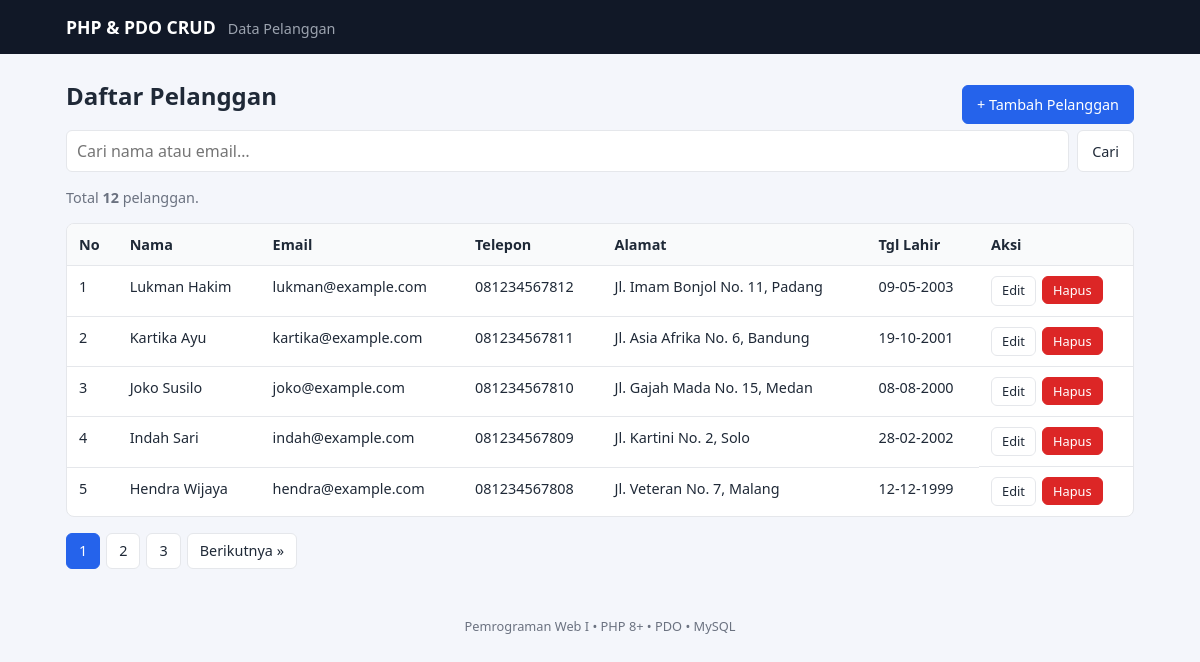
The page / on the database its author committed.
### tables this page shows
CREATE TABLE pelanggan (
  id            INT AUTO_INCREMENT PRIMARY KEY,
  nama          VARCHAR(100) NOT NULL,
  email         VARCHAR(150) NOT NULL UNIQUE,
  telepon       VARCHAR(20),
  alamat        VARCHAR(255),            
  tanggal_lahir DATE,                    
  created_at    TIMESTAMP DEFAULT CURRENT_TIMESTAMP
);

### includes/functions.php (called while the page is built, shortened)
<?php
function e(?string $value): string
{
    return htmlspecialchars($value ?? '', ENT_QUOTES, 'UTF-8');
}

### public/index.php (the view, shortened to what this page needs)
<?php
require __DIR__ . '/../config/database.php';
require __DIR__ . '/../includes/functions.php';
$perPage = 5;
$q       = trim((string) ($_GET['q'] ?? ''));
$page    = max(1, (int) ($_GET['page'] ?? 1));
$where  = '';
$params = [];
$stmt = $pdo->prepare("SELECT COUNT(*) FROM pelanggan $where");
$stmt->execute($params);
$total      = (int) $stmt->fetchColumn();
$totalPages = max(1, (int) ceil($total / $perPage));
$page       = min($page, $totalPages);
$offset     = ($page - 1) * $perPage;
$stmt = $pdo->prepare(
    "SELECT id, nama, email, telepon, alamat, tanggal_lahir
     FROM pelanggan $where
     ORDER BY id DESC
     LIMIT :limit OFFSET :offset"
);
$stmt->bindValue('limit', $perPage, PDO::PARAM_INT);
$stmt->bindValue('offset', $offset, PDO::PARAM_INT);
$stmt->execute();
$pelanggan = $stmt->fetchAll();
function page_url(int $p, string $q): string
{
    return 'index.php?' . http_build_query(array_filter(['q' => $q, 'page' => $p]));
}
require __DIR__ . '/../includes/header.php';
?>
<div class="page-head">
    <h1>Daftar Pelanggan</h1>
    <a href="create.php" class="btn btn-primary">+ Tambah Pelanggan</a>
</div>
<form method="GET" action="index.php" class="search">
    <input type="search" name="q" value="<?= e($q) ?>" placeholder="Cari nama atau email…">
    <button type="submit" class="btn">Cari</button>
</form>
<p class="meta">
    <?php if ($q !== ''): ?>
        Ditemukan <strong><?= $total ?></strong> data untuk “<?= e($q) ?>”.
    <?php else: ?>
        Total <strong><?= $total ?></strong> pelanggan.
    <?php endif; ?>
</p>
<?php if (!$pelanggan): ?>
    <div class="empty">Belum ada data<?= $q !== '' ? ' yang cocok dengan pencarian' : '' ?>.</div>
<?php else: ?>
<div class="table-wrap">
<table>
    <thead>
    <tr>
        <th>No</th>
        <th>Nama</th>
        <th>Email</th>
        <th>Telepon</th>
        <th>Alamat</th>
        <th>Tgl Lahir</th>
        <th>Aksi</th>
    </tr>
    </thead>
    <tbody>
    <?php foreach ($pelanggan as $i => $p): ?>
        <tr>
            <td><?= $offset + $i + 1 ?></td>
            <td><?= e($p['nama']) ?></td>
            <td><?= e($p['email']) ?></td>
            <td><?= e($p['telepon'] ?? '-') ?></td>
            <td><?= e($p['alamat'] ?? '-') ?></td>
            <td><?= $p['tanggal_lahir'] ? e(date('d-m-Y', strtotime($p['tanggal_lahir']))) : '-' ?></td>
            <td class="actions">
                <a href="edit.php?id=<?= (int) $p['id'] ?>" class="btn btn-small">Edit</a>
                <form method="POST" action="delete.php"
                      onsubmit="return confirm('Hapus pelanggan <?= e(addslashes($p['nama'])) ?>?');">
                    <button type="submit" class="btn btn-small btn-danger">Hapus</button>
                </form>
            </td>
        </tr>
    <?php endforeach; ?>
    </tbody>
</table>
</div>
<?php if ($totalPages > 1): ?>
<nav class="pagination">
    <?php for ($p = 1; $p <= $totalPages; $p++): ?>
        <?php if ($p === $page): ?>
            <span class="current"><?= $p ?></span>
        <?php else: ?>
            <a href="<?= e(page_url($p, $q)) ?>"><?= $p ?></a>
        <?php endif; ?>
    <?php endfor; ?>
    <?php if ($page < $totalPages): ?>
        <a href="<?= e(page_url($page + 1, $q)) ?>">Berikutnya &raquo;</a>
    <?php endif; ?>
</nav>
<?php endif; ?>
<?php endif; ?>
<?php require __DIR__ . '/../includes/footer.php'; ?>

### includes/header.php (shortened to what this page needs)
<!DOCTYPE html>
<html lang="id">
<head>
    <link rel="stylesheet" href="style.css">
</head>
<body>
<header class="topbar">
    <div class="container">
        <a href="index.php" class="brand">PHP &amp; PDO CRUD</a>
        <span class="subtitle">Data Pelanggan</span>
    </div>
</header>
<main class="container">

### includes/footer.php
</main>
<footer class="container footer">Pemrograman Web I &bull; PHP 8+ &bull; PDO &bull; MySQL</footer>
</body>
</html>

### public/style.css (style rules this page uses)
:root { --bg: #f4f6fb; --card: #ffffff; --text: #1f2937; --muted: #6b7280; --border: #e5e7eb; --primary: #2563eb; --primary-dark: #1d4ed8; --danger: #dc2626; --success-bg: #ecfdf5; --success-text: #065f46; --error-bg: #fef2f2; --error-text: #991b1b; }
* { box-sizing: border-box; }
body { margin: 0; font-family: system-ui, -apple-system, "Segoe UI", Roboto, sans-serif; background: var(--bg); color: var(--text); line-height: 1.5; }
.container { max-width: 1100px; margin: 0 auto; padding: 0 16px; }
.topbar { background: #111827; color: #fff; padding: 14px 0; margin-bottom: 24px; }
.topbar .container { display: flex; align-items: baseline; gap: 12px; }
.brand { color: #fff; font-weight: 700; text-decoration: none; font-size: 1.1rem; }
.subtitle { color: #9ca3af; font-size: .9rem; }
.page-head { display: flex; justify-content: space-between; align-items: center; gap: 12px; flex-wrap: wrap; }
h1 { font-size: 1.5rem; margin: 0 0 16px; }
.btn { display: inline-block; padding: 8px 14px; border: 1px solid var(--border); border-radius: 6px; background: #fff; color: var(--text); text-decoration: none; font-size: .9rem; cursor: pointer; font-family: inherit; }
.btn-primary { background: var(--primary); border-color: var(--primary); color: #fff; }
.btn-danger { background: var(--danger); border-color: var(--danger); color: #fff; }
.btn-small { padding: 4px 10px; font-size: .8rem; }
.search { display: flex; gap: 8px; margin-bottom: 8px; flex-wrap: wrap; }
.search input { flex: 1; min-width: 200px; }
input, textarea { width: 100%; padding: 8px 10px; border: 1px solid var(--border); border-radius: 6px; font: inherit; background: #fff; }
.meta { color: var(--muted); font-size: .9rem; }
.table-wrap { overflow-x: auto; background: var(--card); border: 1px solid var(--border); border-radius: 8px; }
table { width: 100%; border-collapse: collapse; font-size: .9rem; }
th, td { padding: 10px 12px; text-align: left; border-bottom: 1px solid var(--border); vertical-align: top; }
th { background: #f9fafb; font-weight: 600; white-space: nowrap; }
tr:last-child td { border-bottom: none; }
.actions { display: flex; gap: 6px; white-space: nowrap; }
.actions form { margin: 0; }
.pagination { display: flex; gap: 6px; margin: 16px 0; flex-wrap: wrap; }
.pagination a, .pagination span { padding: 6px 12px; border: 1px solid var(--border); border-radius: 6px; text-decoration: none; color: var(--text); background: #fff; font-size: .9rem; }
.pagination .current { background: var(--primary); border-color: var(--primary); color: #fff; }
.footer { color: var(--muted); font-size: .8rem; padding: 32px 16px; text-align: center; }

### rows shown on the page
pelanggan: i "1", nama "Lukman Hakim", email "lukman@example.com", telepon "081234567812", alamat "Jl. Imam Bonjol No. 11, Padang", tanggal_lahir "09-05-2003"
pelanggan: i "2", nama "Kartika Ayu", email "kartika@example.com", telepon "081234567811", alamat "Jl. Asia Afrika No. 6, Bandung", tanggal_lahir "19-10-2001"
pelanggan: i "3", nama "Joko Susilo", email "joko@example.com", telepon "081234567810", alamat "Jl. Gajah Mada No. 15, Medan", tanggal_lahir "08-08-2000"
pelanggan: i "4", nama "Indah Sari", email "indah@example.com", telepon "081234567809", alamat "Jl. Kartini No. 2, Solo", tanggal_lahir "28-02-2002"
pelanggan: i "5", nama "Hendra Wijaya", email "hendra@example.com", telepon "081234567808", alamat "Jl. Veteran No. 7, Malang", tanggal_lahir "12-12-1999"

### other values the page prints
$total "12"
